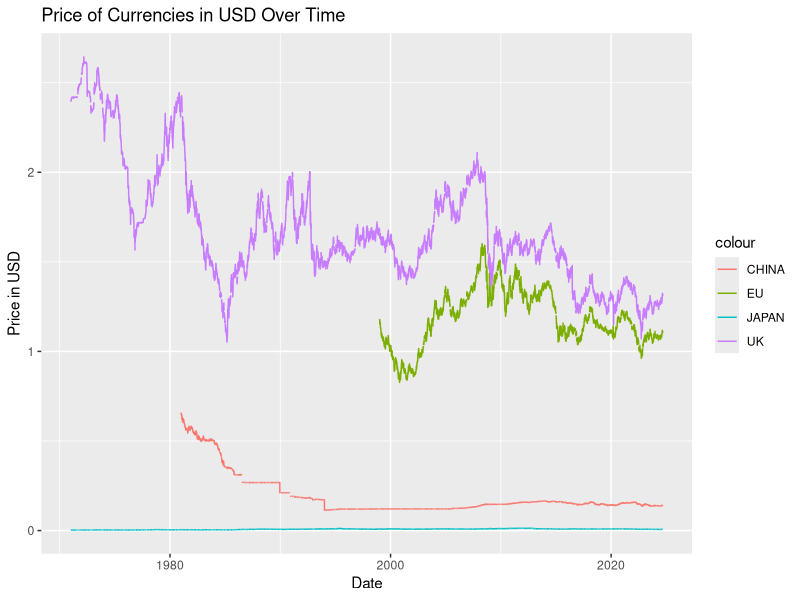
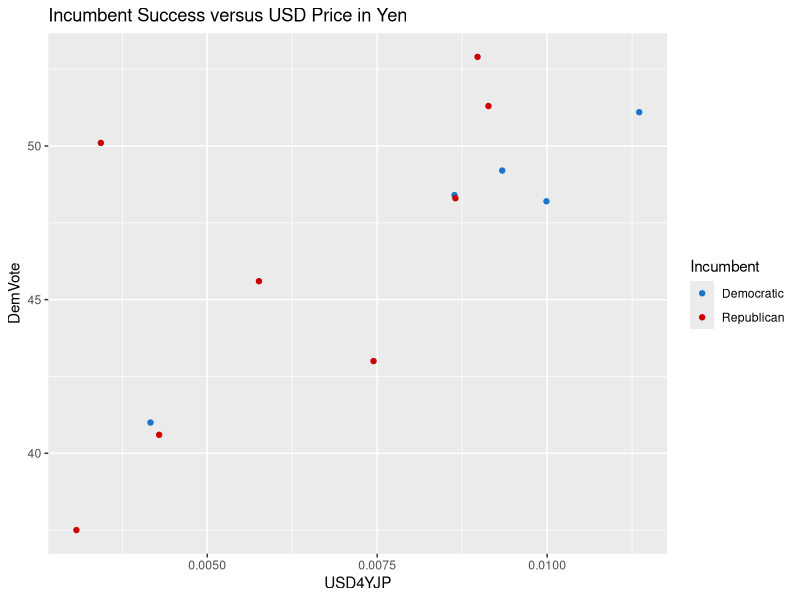
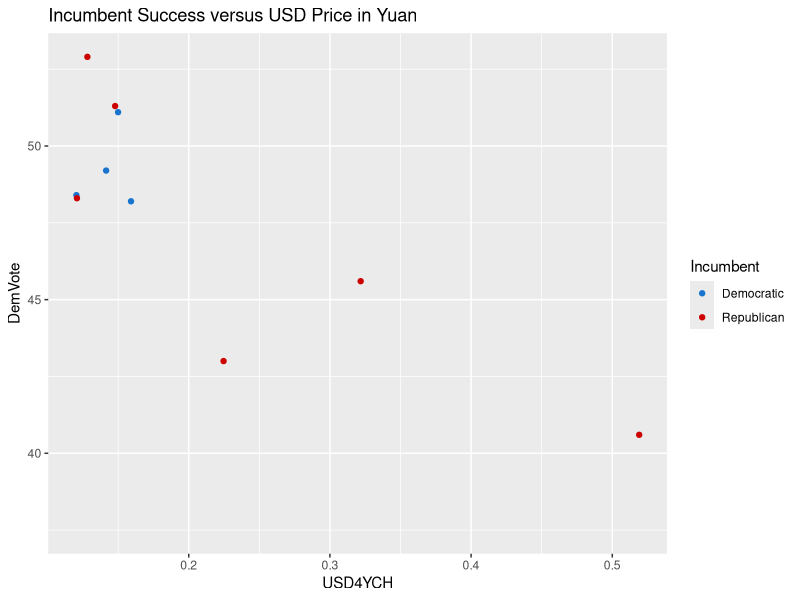
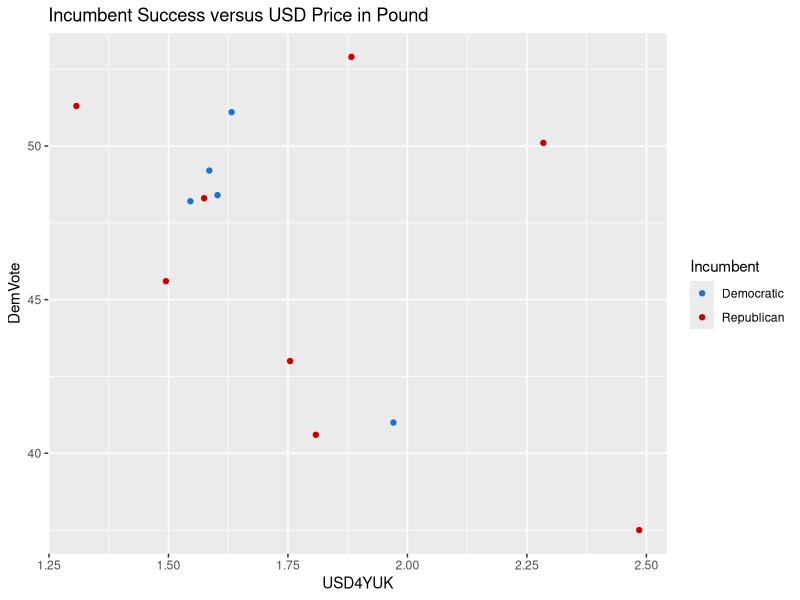
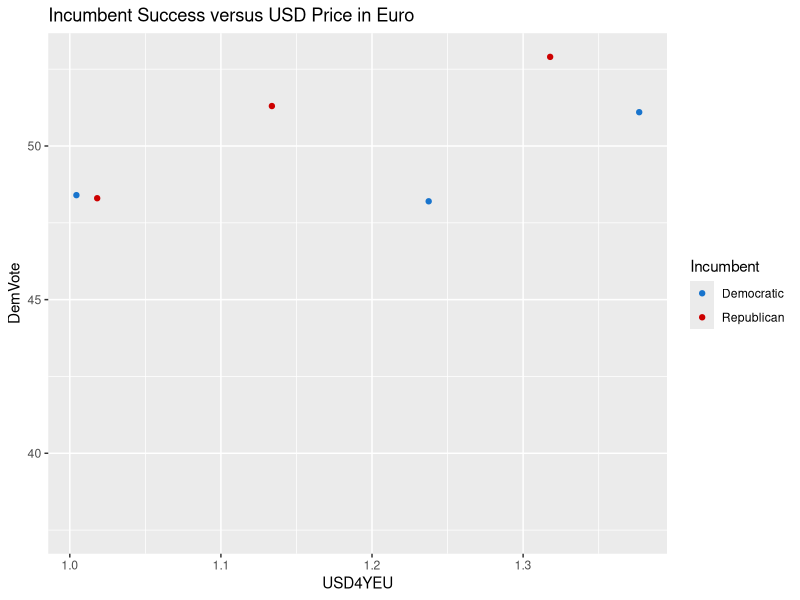
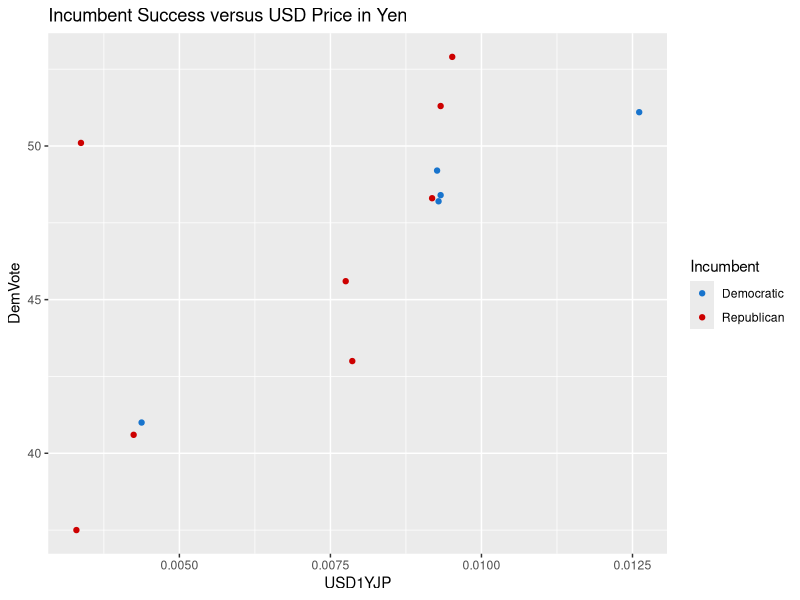
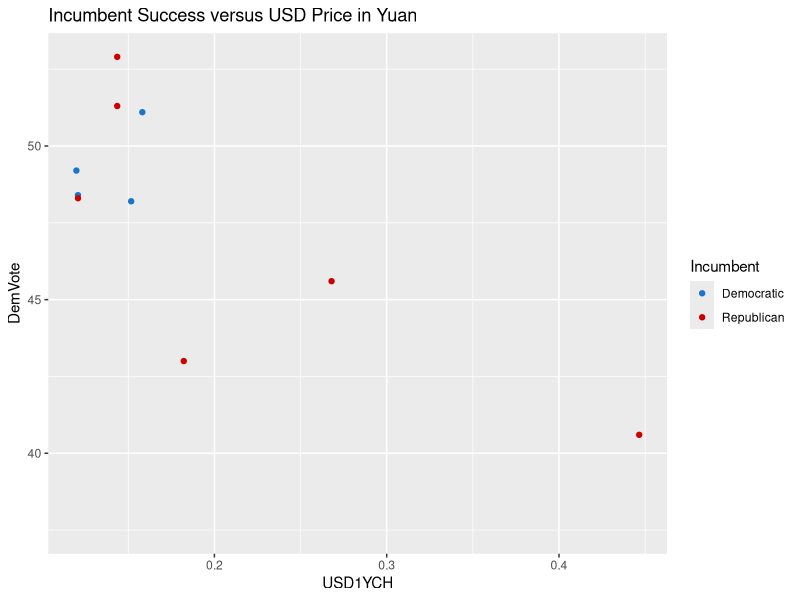
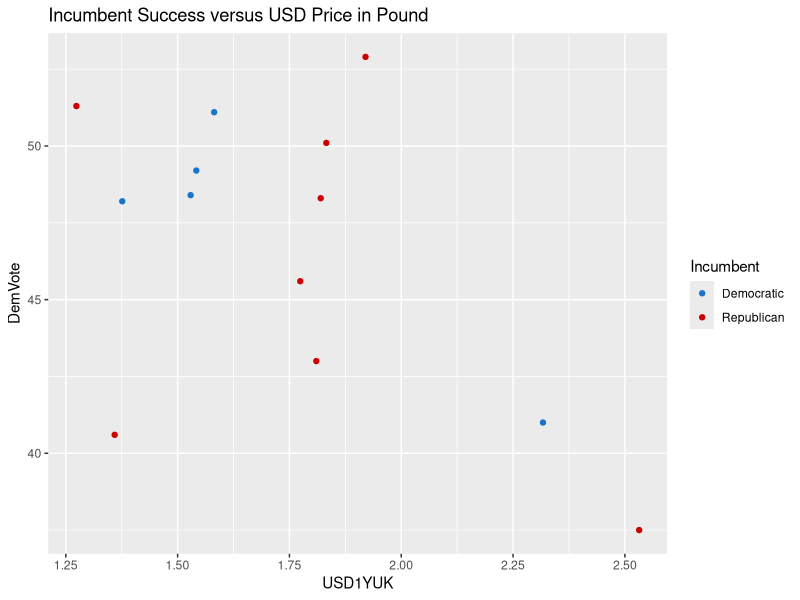

Reproduce these figures in R, in order.
## ---- chunk 1
# load libraries
library(dplyr)
library(ggplot2)

# load the data
dollar_to_yen <- read.csv("DEXJPUS.csv")
dollar_to_yuan <- read.csv("DEXCHUS.csv")
dollar_to_lb <- read.csv("DEXUSUK.csv")
dollar_to_euro <- read.csv("DEXUSEU.csv")
## ---- chunk 2
# coerce all exchange rates to numeric
dollar_to_yen$DEXJPUS <- as.numeric(dollar_to_yen$DEXJPUS)
dollar_to_yuan$DEXCHUS <- as.numeric(dollar_to_yuan$DEXCHUS)
dollar_to_lb$DEXUSUK <- as.numeric(dollar_to_lb$DEXUSUK)
dollar_to_euro$DEXUSEU <- as.numeric(dollar_to_euro$DEXUSEU)

# invert Japan and China Exchange Rates
dollar_to_yen$DEXUSJP <- 1 / dollar_to_yen$DEXJPUS
dollar_to_yuan$DEXUSCH <- 1 / dollar_to_yuan$DEXCHUS
## ---- chunk 3
# visualize the price of each currency in dollars over time
# aggregate data
all_currencies <- full_join(dollar_to_yen, dollar_to_lb, by = "DATE") %>%
                  left_join(dollar_to_yuan, by="DATE") %>%
                  left_join(dollar_to_euro, by="DATE") %>%
                  select(!c(DEXCHUS, DEXJPUS)) %>%
                  # convert to datetime
                  mutate(DATE = as.Date(DATE))

ggplot(data=all_currencies)+
  geom_line(mapping=aes(x=DATE, y=DEXUSJP, color = "JAPAN")) +
  geom_line(mapping=aes(x=DATE, y=DEXUSCH, color = "CHINA")) +
  geom_line(mapping=aes(x=DATE, y=DEXUSEU, color = "EU")) +
  geom_line(mapping=aes(x=DATE, y=DEXUSUK, color = "UK")) +
  ylab("Price in USD") + 
  xlab("Date") + 
  ggtitle("Price of Currencies in USD Over Time")

## ---- chunk 4
# load election data
election_outcomes <- read.csv("ElectionResults2.csv") %>%
                     filter(Year > 1971)
## ---- chunk 5
# import extra library for formatting
library(stringr)

# find the average value of USD in the 4 years leading up to each election
all_currencies$YEAR <- strftime(all_currencies$DATE, format="%Y")

exchange_rates <- c("DEXUSJP", "DEXUSCH", "DEXUSUK", "DEXUSEU")
new_variables4y <- c("USD4YJP", "USD4YCH", "USD4YUK", "USD4YEU")
new_variables1y <- c("USD1YJP", "USD1YCH", "USD1YUK", "USD1YEU")

# set up variables for USD value relative to all currencies
for (i in seq(1,4)) {
  len <- length(election_outcomes$Year)
  election_outcomes[[new_variables4y[i]]] <- rep(NA, len)
  election_outcomes[[new_variables1y[i]]] <- rep(NA, len)
}

# 4-Year Metric  
for (i in seq(1,length(election_outcomes$Year))) {
  year <- election_outcomes$Year[i]
  # start of Year (year - 4)
  lowest_date <- year - 4
  # November 1 of election year
  highest_date <- as.Date(str_glue("11/01/",year), "%m/%d/%Y")
  
  for (j in seq(1,4)) {
    election_outcomes[[new_variables4y[j]]][i] <- mean(all_currencies[[exchange_rates[j]]][(all_currencies$DATE <= highest_date) & (strftime(all_currencies$DATE, format="%Y") >= lowest_date)], na.rm=TRUE)
  }
}
  
# 1-Year Metric
for (i in seq(1,length(election_outcomes$Year))) {
  year <- election_outcomes$Year[i]
  # November 1 of election year
  highest_date <- as.Date(str_glue("11/01/",year), "%m/%d/%Y")
  
  for (j in seq(1,4)) {
    election_outcomes[[new_variables1y[j]]][i] <- mean(all_currencies[[exchange_rates[j]]][(all_currencies$DATE <= highest_date) & (strftime(all_currencies$DATE, format="%Y") >= year)], na.rm=TRUE)
  }
}

## ---- chunk 6
yen_plot <- ggplot(data=election_outcomes) + geom_point(aes(x=USD4YJP, y=DemVote, color=Incumbent, label=Year)) + scale_color_manual(breaks = c("Democratic", "Republican"), values = c("dodgerblue3", "red3")) + ggtitle("Incumbent Success versus USD Price in Yen")
yuan_plot <- ggplot(data=election_outcomes) + geom_point(aes(x=USD4YCH, y=DemVote, color=Incumbent)) + scale_color_manual(breaks = c("Democratic", "Republican"), values = c("dodgerblue3", "red3")) + ggtitle("Incumbent Success versus USD Price in Yuan")
lb_plot <- ggplot(data=election_outcomes) + geom_point(aes(x=USD4YUK, y=DemVote, color=Incumbent)) + scale_color_manual(breaks = c("Democratic", "Republican"), values = c("dodgerblue3", "red3")) + ggtitle("Incumbent Success versus USD Price in Pound")
euro_plot <- ggplot(data=election_outcomes) + geom_point(aes(x=USD4YEU, y=DemVote, color=Incumbent)) + scale_color_manual(breaks = c("Democratic", "Republican"), values = c("dodgerblue3", "red3")) + ggtitle("Incumbent Success versus USD Price in Euro")
yen_plot
yuan_plot
lb_plot
euro_plot
## ---- chunk 7
yen_plot1y <- ggplot(data=election_outcomes) + geom_point(aes(x=USD1YJP, y=DemVote, color=Incumbent)) + scale_color_manual(breaks = c("Democratic", "Republican"), values = c("dodgerblue3", "red3")) + ggtitle("Incumbent Success versus USD Price in Yen")
yuan_plot1y <- ggplot(data=election_outcomes) + geom_point(aes(x=USD1YCH, y=DemVote, color=Incumbent)) + scale_color_manual(breaks = c("Democratic", "Republican"), values = c("dodgerblue3", "red3")) + ggtitle("Incumbent Success versus USD Price in Yuan")
lb_plot1y <- ggplot(data=election_outcomes) + geom_point(aes(x=USD1YUK, y=DemVote, color=Incumbent)) + scale_color_manual(breaks = c("Democratic", "Republican"), values = c("dodgerblue3", "red3")) + ggtitle("Incumbent Success versus USD Price in Pound")
euro_plot1y <- ggplot(data=election_outcomes) + geom_point(aes(x=USD1YEU, y=DemVote, color=Incumbent)) + scale_color_manual(breaks = c("Democratic", "Republican"), values = c("dodgerblue3", "red3")) + ggtitle("Incumbent Success versus USD Price in Euro")
yen_plot1y
yuan_plot1y
lb_plot1y
euro_plot1y
## ---- chunk 8
plot(election_outcomes$USD4YJP, election_outcomes$USD1YJP, xlab="4 Year Average Yen", ylab="1 Year Average Yen", main="4- and 1-Year Average Prices of the Yen in USD")
plot(election_outcomes$USD4YCH, election_outcomes$USD1YCH, xlab="4 Year Average Yuan", ylab="1 Year Average Yuan", main="4- and 1-Year Average Prices of the Yuan in USD")
plot(election_outcomes$USD4YUK, election_outcomes$USD1YUK, xlab="4 Year Average Pound", ylab="1 Year Average Pound", main="4- and 1-Year Average Prices of the Pound in USD")
plot(election_outcomes$USD4YEU, election_outcomes$USD1YEU, xlab="4 Year Average Euro", ylab="1 Year Average Euro", main="4- and 1-Year Average Prices of the Euro in USD")

ggplot(data = election_outcomes) +
  geom_point(mapping=aes(x=USD4YJP, y=USD1YJP), color="red") + 
  geom_point(mapping=aes(x=USD4YCH, y=USD1YCH), color="black") + 
  geom_point(mapping=aes(x=USD4YUK, y=USD4YUK), color="blue") +
  geom_point(mapping=aes(x=USD4YEU, y=USD4YEU), color="green") + 
  xlab("4-Year Average Value") +
  ylab("1-Year Average Value") +
  ggtitle("All 4-Year Average Currency Values to 1-Year Values")
## ---- chunk 9
# Electoral Plots 1 Year
yen_plot4y_ec <- ggplot(data=election_outcomes) + geom_point(aes(x=USD4YJP, y=DemEC, color=Incumbent)) + scale_color_manual(breaks = c("Democratic", "Republican"), values = c("dodgerblue3", "red3")) + ggtitle("Incumbent Success versus USD Price in Yen")
yuan_plot4y_ec <- ggplot(data=election_outcomes) + geom_point(aes(x=USD4YCH, y=DemEC, color=Incumbent)) + scale_color_manual(breaks = c("Democratic", "Republican"), values = c("dodgerblue3", "red3")) + ggtitle("Incumbent Success versus USD Price in Yuan")
lb_plot4y_ec <- ggplot(data=election_outcomes) + geom_point(aes(x=USD4YUK, y=DemEC, color=Incumbent)) + scale_color_manual(breaks = c("Democratic", "Republican"), values = c("dodgerblue3", "red3")) + ggtitle("Incumbent Success versus USD Price in Pound")
euro_plot4y_ec <- ggplot(data=election_outcomes) + geom_point(aes(x=USD4YEU, y=DemEC, color=Incumbent)) + scale_color_manual(breaks = c("Democratic", "Republican"), values = c("dodgerblue3", "red3")) + ggtitle("Incumbent Success versus USD Price in Euro")
yen_plot4y_ec
yuan_plot4y_ec
lb_plot4y_ec
euro_plot4y_ec

## ---- chunk 10
# lm of Vote Share based on Yen Value
yen_model <- lm(DemVote ~ USD4YJP, data = election_outcomes)
yen_model_1y <- lm(DemVote ~ USD1YJP, data = election_outcomes)
summary(yen_model)
summary(yen_model_1y)
## ---- chunk 11
# lm of Vote Share based on Yuan
yuan_model <- lm(DemVote ~ USD4YCH, data = election_outcomes)
summary(yuan_model)
## ---- chunk 12
# fit 2 models to predict electoral college outcomes
yen_model_ec <- lm(DemEC ~ USD4YJP, data=election_outcomes)
yuan_model_ec <- lm(DemEC ~ USD4YCH, data=election_outcomes)
summary(yen_model_ec)
summary(yuan_model_ec)
## ---- chunk 13
# prediction
data_2024 <- subset(all_currencies, YEAR %in% c(2021, 2022, 2023, 2024))
avg_JP <- mean(data_2024$DEXUSJP, na.rm=TRUE)
avg_CH <- mean(data_2024$DEXUSCH, na.rm=TRUE)
  
yen_pred <- predict(yen_model, newdata=data.frame(USD4YJP=avg_JP))
yuan_pred <- predict(yuan_model, newdata=data.frame(USD4YCH=avg_CH))
cat("Projected Democratic Vote Share Based on USD Value Relative to the JPN Yen: ", yen_pred)
cat("Projected Democratic Vote Share Based on USD Value Relative to the CHN Yuan: ", yuan_pred)

yen_pred_ec <- predict(yen_model_ec, newdata=data.frame(USD4YJP=avg_JP))
yuan_pred_ec <- predict(yuan_model_ec, newdata=data.frame(USD4YCH=avg_CH))
cat("Projected Democratic Electoral College Votes Based on USD Value Relative to the JPN Yen: ", yen_pred_ec)
cat("Projected Democratic Electoral College Votes Based on USD Value Relative to the CHN Yuan: ", yuan_pred_ec)

## ---- chunk 14
# split the data
election_outcomes <- election_outcomes %>%
                     mutate(winner = case_when(DemEC >= 270 ~ "Democratic",
                                               RepEC >= 270 ~ "Republican"))

# incumbent successes, challenger successes
incumbent_wins <- subset(election_outcomes, Incumbent == winner)
challenger_wins <- subset(election_outcomes, Incumbent != winner)

# fit linear models
inc_yen_model <- lm(DemVote ~ USD4YJP, data=incumbent_wins)
inc_yuan_model <- lm(DemVote ~ USD4YCH, data=incumbent_wins)
chal_yen_model <- lm(DemVote ~ USD4YJP, data=challenger_wins)
chal_yuan_model <- lm(DemVote ~ USD4YCH, data=challenger_wins)

# compare correlation coefficients and R^2
ext_results <- data.frame(c("Incumbent Performance Based on Yen", "Incumbent Performance Based on Yuan", "Challenger Performance Based on Yen", "Challenger Performance Based on Yuan"), c(inc_yen_model$coefficients["USD4YJP"], inc_yuan_model$coefficients["USD4YCH"], chal_yen_model$coefficients["USD4YJP"], chal_yuan_model$coefficients["USD4YCH"]), c(summary(inc_yen_model)$r.squared, summary(inc_yuan_model)$r.squared, summary(chal_yen_model)$r.squared, summary(chal_yuan_model)$r.squared))
colnames(ext_results) <- c("Model", "Coefficients", "R-Squared")

ext_results
